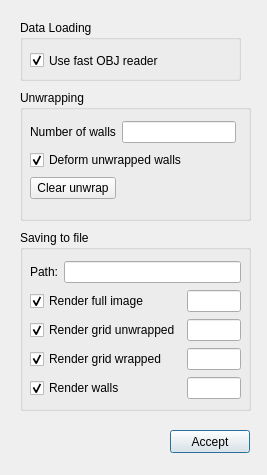
<?xml version="1.0" encoding="UTF-8"?>
<ui version="4.0">
 <class>ConfigDialog</class>
 <widget class="QDialog" name="ConfigDialog">
  <property name="geometry">
   <rect>
    <x>0</x>
    <y>0</y>
    <width>267</width>
    <height>475</height>
   </rect>
  </property>
  <property name="windowTitle">
   <string>Dialog</string>
  </property>
  <widget class="QPushButton" name="pushButton">
   <property name="geometry">
    <rect>
     <x>170</x>
     <y>430</y>
     <width>80</width>
     <height>23</height>
    </rect>
   </property>
   <property name="text">
    <string>Accept</string>
   </property>
  </widget>
  <widget class="QGroupBox" name="groupBox_2">
   <property name="geometry">
    <rect>
     <x>20</x>
     <y>90</y>
     <width>231</width>
     <height>131</height>
    </rect>
   </property>
   <property name="title">
    <string>Unwrapping</string>
   </property>
   <widget class="QWidget" name="layoutWidget">
    <property name="geometry">
     <rect>
      <x>10</x>
      <y>30</y>
      <width>206</width>
      <height>81</height>
     </rect>
    </property>
    <layout class="QGridLayout" name="gridLayout_3">
     <item row="0" column="0">
      <widget class="QLabel" name="label">
       <property name="text">
        <string>Number of walls</string>
       </property>
      </widget>
     </item>
     <item row="0" column="1">
      <widget class="QLineEdit" name="numWallsText"/>
     </item>
     <item row="3" column="0">
      <widget class="QPushButton" name="clearUnwrapButton">
       <property name="text">
        <string>Clear unwrap</string>
       </property>
      </widget>
     </item>
     <item row="2" column="0" colspan="2">
      <widget class="QCheckBox" name="deformWallscheckBox">
       <property name="toolTip">
        <string>Deform the walls slightly so that the transition between them is smoother when unwrapping. Adds computation time to the unwrapping</string>
       </property>
       <property name="layoutDirection">
        <enum>Qt::LeftToRight</enum>
       </property>
       <property name="text">
        <string>Deform unwrapped walls</string>
       </property>
       <property name="checked">
        <bool>true</bool>
       </property>
      </widget>
     </item>
    </layout>
   </widget>
  </widget>
  <widget class="QGroupBox" name="groupBox_3">
   <property name="geometry">
    <rect>
     <x>20</x>
     <y>230</y>
     <width>231</width>
     <height>181</height>
    </rect>
   </property>
   <property name="title">
    <string>Saving to file</string>
   </property>
   <widget class="QWidget" name="layoutWidget">
    <property name="geometry">
     <rect>
      <x>10</x>
      <y>30</y>
      <width>211</width>
      <height>141</height>
     </rect>
    </property>
    <layout class="QGridLayout" name="gridLayout_4">
     <item row="0" column="0">
      <widget class="QLabel" name="pathlabel">
       <property name="enabled">
        <bool>true</bool>
       </property>
       <property name="sizePolicy">
        <sizepolicy hsizetype="Fixed" vsizetype="Fixed">
         <horstretch>0</horstretch>
         <verstretch>0</verstretch>
        </sizepolicy>
       </property>
       <property name="text">
        <string>Path:</string>
       </property>
      </widget>
     </item>
     <item row="1" column="0" colspan="2">
      <widget class="QCheckBox" name="renderFullImgcheckBox">
       <property name="text">
        <string>Render full image</string>
       </property>
       <property name="checked">
        <bool>true</bool>
       </property>
      </widget>
     </item>
     <item row="1" column="2">
      <widget class="QLineEdit" name="fullImgMagText"/>
     </item>
     <item row="2" column="0" colspan="2">
      <widget class="QCheckBox" name="renderGridUnwrappedcheckBox">
       <property name="text">
        <string>Render grid unwrapped</string>
       </property>
       <property name="checked">
        <bool>true</bool>
       </property>
      </widget>
     </item>
     <item row="2" column="2">
      <widget class="QLineEdit" name="gridUnwrappedMagText"/>
     </item>
     <item row="3" column="0" colspan="2">
      <widget class="QCheckBox" name="renderGridWrappedcheckBox">
       <property name="text">
        <string>Render grid wrapped</string>
       </property>
       <property name="checked">
        <bool>true</bool>
       </property>
      </widget>
     </item>
     <item row="3" column="2">
      <widget class="QLineEdit" name="gridWrappedMagText"/>
     </item>
     <item row="4" column="0" colspan="2">
      <widget class="QCheckBox" name="renderWallscheckBox">
       <property name="text">
        <string>Render walls</string>
       </property>
       <property name="checked">
        <bool>true</bool>
       </property>
      </widget>
     </item>
     <item row="4" column="2">
      <widget class="QLineEdit" name="wallsMagText"/>
     </item>
     <item row="0" column="1" colspan="2">
      <widget class="QLineEdit" name="pathText">
       <property name="sizePolicy">
        <sizepolicy hsizetype="Expanding" vsizetype="Fixed">
         <horstretch>1</horstretch>
         <verstretch>0</verstretch>
        </sizepolicy>
       </property>
      </widget>
     </item>
    </layout>
   </widget>
  </widget>
  <widget class="QGroupBox" name="groupBox">
   <property name="geometry">
    <rect>
     <x>20</x>
     <y>20</y>
     <width>221</width>
     <height>61</height>
    </rect>
   </property>
   <property name="toolTip">
    <string>Can lead do great increase in the processing of some dataset. However it is prone to error in the case of some obj files.</string>
   </property>
   <property name="title">
    <string>Data Loading</string>
   </property>
   <widget class="QCheckBox" name="experimentalLoadingcheckBox">
    <property name="geometry">
     <rect>
      <x>10</x>
      <y>30</y>
      <width>181</width>
      <height>21</height>
     </rect>
    </property>
    <property name="toolTip">
     <string>Can lead to great increase in performance in the case of some obj files.</string>
    </property>
    <property name="layoutDirection">
     <enum>Qt::LeftToRight</enum>
    </property>
    <property name="text">
     <string>Use fast OBJ reader</string>
    </property>
    <property name="checked">
     <bool>true</bool>
    </property>
    <property name="tristate">
     <bool>false</bool>
    </property>
   </widget>
  </widget>
 </widget>
 <resources/>
 <connections>
  <connection>
   <sender>pushButton</sender>
   <signal>clicked()</signal>
   <receiver>ConfigDialog</receiver>
   <slot>accept()</slot>
   <hints>
    <hint type="sourcelabel">
     <x>186</x>
     <y>442</y>
    </hint>
    <hint type="destinationlabel">
     <x>128</x>
     <y>442</y>
    </hint>
   </hints>
  </connection>
 </connections>
</ui>
